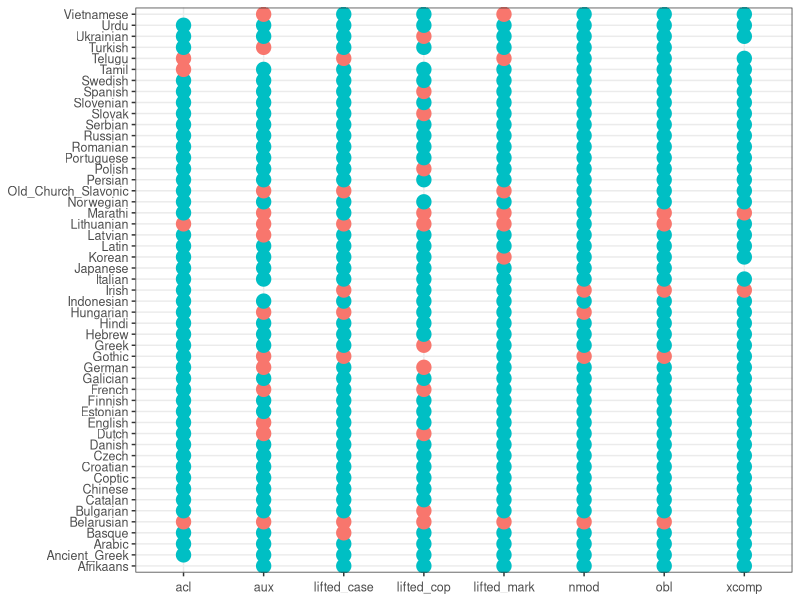

Recreate this plot in R.

data = read.csv("../../grammars/manual_output_funchead_two_coarse_lambda09_best_balanced/auto-summary-lstm.tsv", sep="\t")# %>% rename(Quality=AverageLength)

best = read.csv("../strongest_models/best-two-lambda09-best-balanced.csv")

library(dplyr)
library(tidyr)
library(ggplot2)

library(forcats)
data = data %>% mutate(Language = fct_recode(Language, "Old_Church_Slavonic" = "Old", "Ancient_Greek"= "Ancient"))





data = merge(data %>% mutate(FileName = as.character(FileName)), best %>% rename(FileName = Model), by=c("Language", "FileName"))

data = data



languages = read.csv("../languages/languages-iso_codes.tsv", sep=",")
data  = merge(data, languages, by=c("Language"), all.x=TRUE)




dependency = "nmod"

getCorrPair = function(dependency) {
   corr_pair = data %>% filter((CoarseDependency == dependency) | (CoarseDependency == "obj"))
   corr_pair = unique(corr_pair %>% select(Family, Language, FileName, CoarseDependency, DH_Weight)) %>% spread(CoarseDependency, DH_Weight)
   corr_pair$correlator = corr_pair[[dependency]]
   corr_pair = corr_pair %>% mutate(correlator_s = pmax(0,sign(correlator)), obj_s=pmax(0,sign(obj)))
   return(corr_pair)
}

corr_pair = getCorrPair("nmod")

dependencies = c("acl", "advcl", "advmod", "amod", "appos", "aux", "ccomp", "compound", "conj", "csubj", "dep", "det", "discourse", "dislocated", "expl", "fixed", "flat", "goeswith", "iobj", "lifted_case", "lifted_cc", "lifted_cop", "lifted_mark", "list", "nmod", "nsubj", "nummod", "obl", "orphan", "parataxis", "reparandum", "vocative", "xcomp")

for(dependency in dependencies) {
   corr_pair = getCorrPair(dependency)
   satisfiedFraction = mean((corr_pair$correlator_s == corr_pair$obj_s), na.rm=TRUE)
   cat(paste(dependency, satisfiedFraction, sep="\t"), sep="\n") #, file="results-two.tsv", append=TRUE, sep="\n")
}



ofInterest =  c("acl", "aux", "lifted_case", "lifted_cop", "lifted_mark", "nmod", "obl", "xcomp")


data = data %>% select(CoarseDependency, Family, Language, FileName, DH_Weight)

D = data %>% filter(CoarseDependency == "obj") %>% rename(DH_Weight_Obj = DH_Weight) %>% select(DH_Weight_Obj, FileName)
data = merge(data, D, by=c("FileName"))

data = data %>% filter(CoarseDependency %in% ofInterest)

data = data %>% mutate(Dir = pmax(0, sign(DH_Weight)), DirObj = pmax(0, sign(DH_Weight_Obj))) %>% mutate(Agree = (Dir == DirObj))

reverseOrder = c("aux")
data[data$CoarseDependency %in% reverseOrder,]$Agree = 1-data[data$CoarseDependency %in% reverseOrder,]$Agree


D = data %>% group_by(Language, Family, CoarseDependency) %>% summarise(Agree = mean(Agree))


library(scales)

D$AgreeB = as.factor(as.character(round(pmax(0, pmin(1, D$Agree)))))
plot = ggplot(D, aes(x = CoarseDependency, y = Language)) + 
#  geom_tile(aes(colour="white")) +
  geom_point(aes(colour = AgreeB, size =1)) +
  scale_fill_manual(values=c("red", "blue")) +
  theme_bw() + theme(axis.text.x=element_text(size=9, angle=0, vjust=0.3),
                     axis.text.y=element_text(size=9),
                     plot.title=element_text(size=11)) +
  theme(axis.title=element_blank()) + 
  theme(legend.position="none")

ggsave(file="figures/coverage-two-lambda09-best-circles.pdf", plot=plot)


#ordered_languages = (read.csv("ordered_languages.csv"))$x
#ordered_deps = (read.csv("ordered_dependencies.csv"))$x
#
#plot = ggplot(D, aes(x = factor(CoarseDependency, levels=ordered_deps), y = factor(Language, levels=ordered_languages))) + 
#  geom_tile(aes(fill=Agree)) + 
#  scale_fill_gradient(low="white", high="red", limits=c(0.5, 1), oob=squish) +
#  labs(x="Correlations", y="Languages", title="Matrix") +
#  theme_bw() + theme(axis.text.x=element_text(size=9, angle=0, vjust=0.3),
#                     axis.text.y=element_text(size=9),
#                     plot.title=element_text(size=11))
#
#ggsave(file="coverage-two-lambda09-best-ordered.png", plot=plot)
#
#
#
